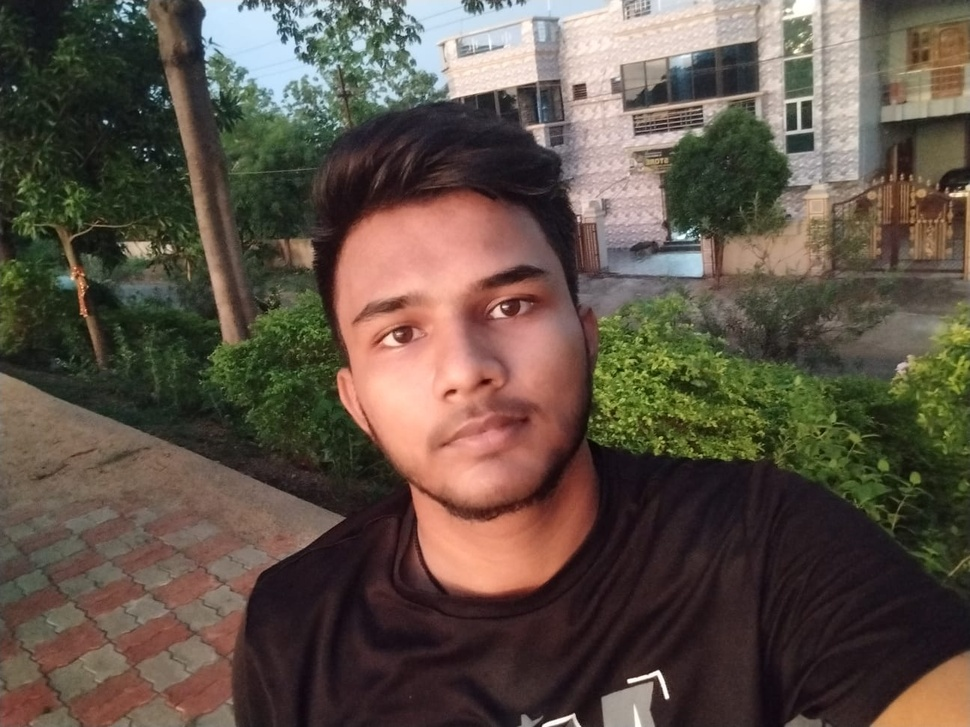
#> input picture Phase2/python_image.jpeg, 970 x 727 px, shrunk from 1296 x 972 before the run, found by its file name
$ python flipped.py
#> lines starting #> are read from the running program, lines starting #| are printed output that depends on the picture
import cv2


image=cv2.imread("Python_image.jpeg")
#> image is the input picture: shape (727, 970, 3); mean B, G, R 70.9, 82.1, 94.7

if image is  None:
    print("Image is not loaded")
else:
    print("Wait Image is loading.......")
    flipped_vertical=cv2.flip(image,0)
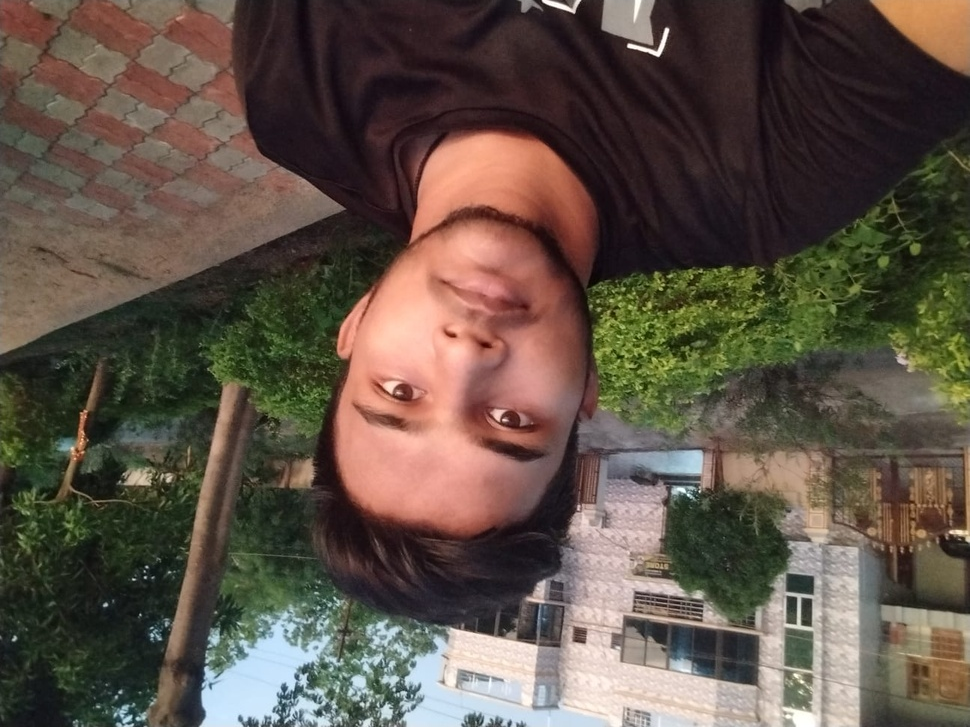
#> flipped_vertical: shape (727, 970, 3); mean B, G, R 70.9, 82.1, 94.7
    flipped_horizontal=cv2.flip(image,1)
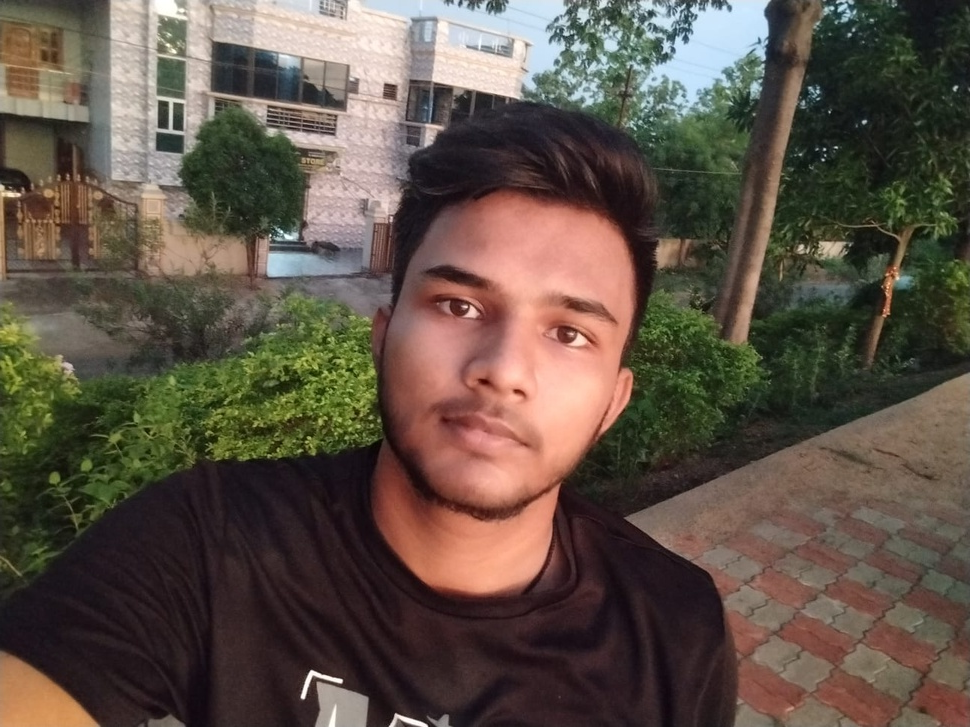
#> flipped_horizontal: shape (727, 970, 3); mean B, G, R 70.9, 82.1, 94.7
    flipped_both=cv2.flip(image,-1)
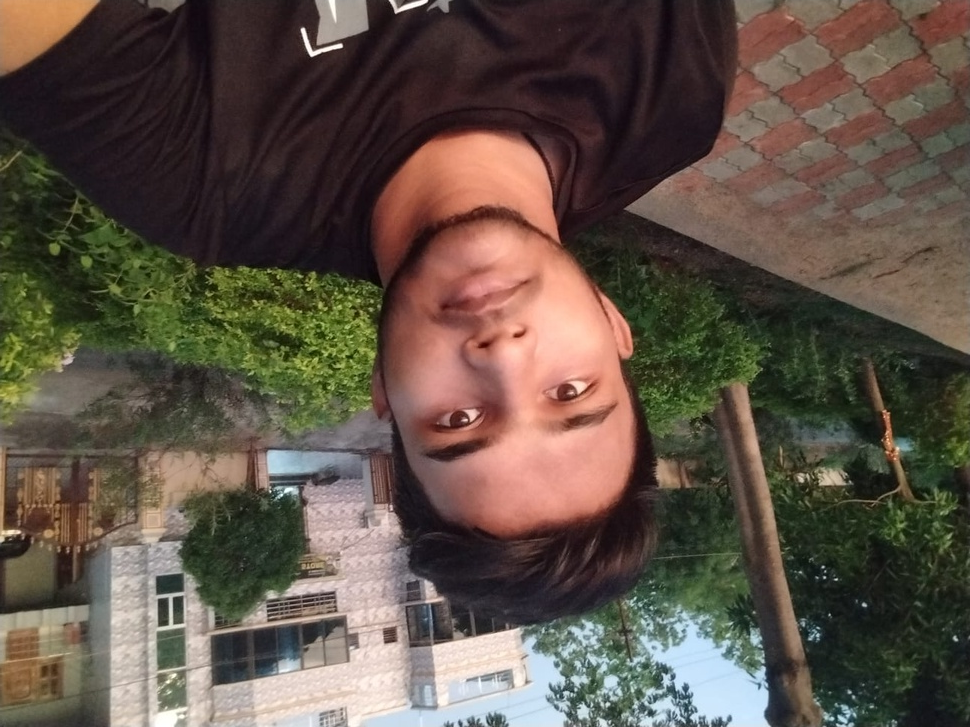
#> flipped_both: shape (727, 970, 3); mean B, G, R 70.9, 82.1, 94.7

    cv2.imshow("Original Image",image)
    cv2.imshow("flipped_vertical Image",flipped_vertical)
    cv2.imshow("Flipped_Horizontal Image",flipped_horizontal)
    cv2.imshow("Flipped_both Image",flipped_both)


    cv2.waitKey(0)
    cv2.destroyAllWindows()
